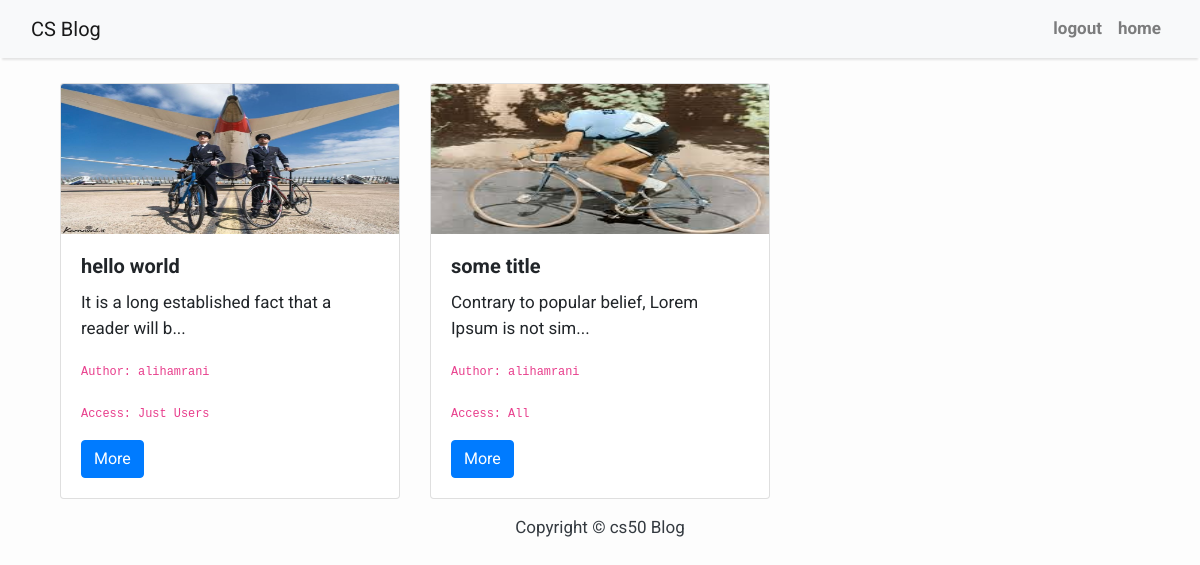
The app's page / (signed in) with its own data.
### blog/models.py (models this page shows, shortened)
class Post(models.Model):
    title = models.CharField(max_length=200 ,unique=True)
    slug = models.SlugField(max_length=200 , unique=True)
    author = models.ForeignKey(User , on_delete=models.CASCADE, related_name="blog_posts")
    updated_on = models.DateTimeField(auto_now=True)
    content = models.TextField()
    created_on = models.DateTimeField(auto_now_add=True)
    status = models.IntegerField(choices=STATUS, default=0)
    image = models.ImageField(upload_to="uploads/")
    access = models.BooleanField(default=True)
    class Meta:
        ordering = ['-created_on']

### blog/views.py (the view)
# urls.py: path('' , views.all, name="home"),
def all(request):
    posts = Post.objects.filter(status=1).order_by('-created_on')
    template = loader.get_template("index.html")
    for post in posts:
        post.content = post.content[:50] + '...' if len(post.content) > 50 else post.content
    return HttpResponse(template.render({'posts' : posts}, request))

### blog/templates/index.html
{% extends "base.html"%}
{% block content %}
<br>
<div class="row">
    <div class="container d-flex">
        {% for post in posts %}
        {%if user.is_authenticated == False%}
        {%if post.access == False%}
        <div class="col-sm-6 col-md-4 col-lg-4 col-xs-6">
          <div class="card">
              <img class="card-img-top" src="/uploads/{{post.image}}" alt="{{post.title}}" width="200" height="150">
            <div class="card-body">
              <h5 class="card-title"><b>{{post.title}}</b></h5>
              <p class="card-text">
                  {{post.content}}
                  <p><code><small>Author: {{post.author.username}}</small></code>
                      </p>
                  <p><code><small>Access: {{post.access|yesno:"Just Users,All"}}</small></code></p>
              </p>
              <a href="{% url 'find_post' post.slug %}" class="btn btn-primary">More</a>
            </div>
          </div>
        </div>
        {%endif%}
        {%else%}
        <div class="col-sm-6 col-md-4 col-lg-4 col-xs-6">
          <div class="card">
              <img class="card-img-top" src="/uploads/{{post.image}}" alt="{{post.title}}" width="200" height="150">
            <div class="card-body">
              <h5 class="card-title"><b>{{post.title}}</b></h5>
              <p class="card-text">
                  {{post.content}}
                  <p><code><small>Author: {{post.author.username}}</small></code>
                      </p>
                  <p><code><small>Access: {{post.access|yesno:"Just Users,All"}}</small></code></p>
              </p>
              <a href="{% url 'find_post' post.slug %}" class="btn btn-primary">More</a>
            </div>
          </div>
        </div>
        {%endif%}
        {% endfor %}
    </div>
</div>
{% endblock content %}

### blog/templates/base.html (shortened to what this page needs)
<!DOCTYPE html>
<html>
    <head>
        <link rel="stylesheet" href="https://maxcdn.bootstrapcdn.com/bootstrap/4.0.0/css/bootstrap.min.css"
 />
    </head>
    <body>
        <nav class="navbar navbar-expand-lg navbar-light bg-light shadow" id="mainNav">
            <div class="container-fluid">
                <a class="navbar-brand" href="{% url 'home' %}">CS Blog</a>
                <div class="collapse navbar-collapse" id="navbarResponsive">
                    <ul class="navbar-nav ml-auto">
                        {%if user.is_authenticated %}
                        <li class="nav-item text-black">
                            <a class="nav-link text-black font-weight-bold" href="{% url "logout" %}">logout</a>
                        </li>
                        {%endif%}
                        <li class="nav-item text-black">
                            <a class="nav-link text-black font-weight-bold" href="{% url "home" %}">home</a>
                        </li>
                    </ul>
                </div>
            </div>
        </nav>
        {% block content %}{% endblock content %}
        <footer class="py-3 bg-grey">
            <p class="m-0 text-dark text-center ">Copyright &copy; cs50 Blog</p>
        </footer>
    </body>
</html>

### blog/templates/base.html (style rules this page uses)
body { font-family: "Roboto", sans-serif; font-size: 17px; background-color: #fdfdfd; }
.shadow { box-shadow: 0 4px 2px -2px rgba(0, 0, 0, 0.1); }

### records on screen
Post: image (picture), title "hello world", content "It is a long established fact that a reader will b...", author.username "alihamrani", access "Just Users"
Post: image (picture), title "some title", content "Contrary to popular belief, Lorem Ipsum is not sim...", author.username "alihamrani", access "All"
